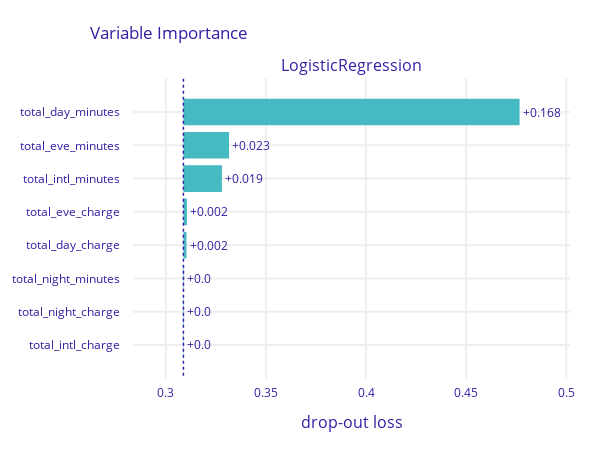

Notebook source saved alongside this figure:
### Code cell
logistic_regression = LogisticRegression().fit(x_train, y_train)
explainer_reg = dx.Explainer(logistic_regression, x_test, y_test, verbose=False)
display(explainer_reg.model_performance())
pvi_reg = explainer_reg.model_parts(random_state=0)
pvi_reg.plot(show=False).update_layout(autosize=False, width=600, height=450)

### Figure 1 — Plotly figure (JSON) as saved in the notebook; plotly's stock layout.template omitted (floating-point values rounded to 4 significant figures)
{"data": [{"base": 0.3088, "hoverinfo": "text", "hoverlabel": {"bgcolor": "rgba(0,0,0,0.8)"}, "hovertext": ["Model: LogisticRegression loss after<br>variable: total_day_minutes is permuted: 0.477<br>Drop-out loss change: +0.168", "Model: LogisticRegression loss after<br>variable: total_eve_minutes is permuted: 0.332<br>Drop-out loss change: +0.023", "Model: LogisticRegression loss after<br>variable: total_intl_minutes is permuted: 0.328<br>Drop-out loss change: +0.019", "Model: LogisticRegression loss after<br>variable: total_eve_charge is permuted: 0.311<br>Drop-out loss change: +0.002", "Model: LogisticRegression loss after<br>variable: total_day_charge is permuted: 0.31<br>Drop-out loss change: +0.002", "Model: LogisticRegression loss after<br>variable: total_night_minutes is permuted: 0.309<br>Drop-out loss change: +0.0", "Model: LogisticRegression loss after<br>variable: total_night_charge is permuted: 0.309<br>Drop-out loss change: +0.0", "Model: LogisticRegression loss after<br>variable: total_intl_charge is permuted: 0.309<br>Drop-out loss change: +0.0"], "marker": {"color": "#46bac2"}, "orientation": "h", "showlegend": false, "text": ["+0.168", "+0.023", "+0.019", "+0.002", "+0.002", "+0.0", "+0.0", "+0.0"], "textposition": "outside", "type": "bar", "x": [0.1679, 0.02279, 0.01923, 0.001741, 0.001538, 0.0003359, 0.0002908, 0.0002147], "xaxis": "x", "y": ["total_day_minutes", "total_eve_minutes", "total_intl_minutes", "total_eve_charge", "total_day_charge", "total_night_minutes", "total_night_charge", "total_intl_charge"], "yaxis": "y"}], "layout": {"annotations": [{"font": {"size": 16}, "showarrow": false, "text": "LogisticRegression", "x": 0.5, "xanchor": "center", "xref": "paper", "y": 1, "yanchor": "bottom", "yref": "paper"}, {"font": {"size": 16}, "showarrow": false, "text": "drop-out loss", "x": 0.5, "xanchor": "center", "xref": "paper", "y": 0, "yanchor": "top", "yref": "paper", "yshift": -30}], "autosize": false, "font": {"color": "#371ea3"}, "height": 450, "margin": {"b": 71, "r": 30, "t": 78}, "shapes": [{"line": {"color": "#371ea3", "dash": "dot", "width": 1.5}, "type": "line", "x0": 0.3088, "x1": 0.3088, "xref": "x", "y0": -1, "y1": 8, "yref": "y"}], "title": {"text": "Variable Importance", "x": 0.15}, "width": 600, "xaxis": {"anchor": "y", "automargin": true, "domain": [0, 1], "fixedrange": true, "gridwidth": 2, "range": [0.2836, 0.5019], "tickcolor": "white", "ticklen": 3, "ticks": "outside", "type": "linear", "zeroline": false}, "yaxis": {"anchor": "x", "automargin": true, "autorange": "reversed", "domain": [0, 1], "fixedrange": true, "gridwidth": 2, "tickcolor": "white", "ticklen": 10, "ticks": "outside", "type": "category"}}}
